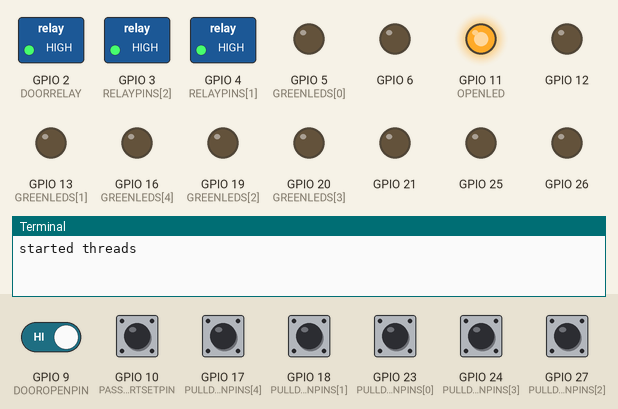
This program was run on a simulated Raspberry Pi (BCM pin numbers). Shown: switched loads named in the program (green lamp = pin HIGH), output pins drawn as LEDs (lit = HIGH), the last lines printed to the terminal. Dashed ring = blinking. The test bench sets the inputs (shaded band); at power-on: GPIO 9 (DOOROPENPIN), GPIO 10 (PASSWORTSETPIN), GPIO 17 (PULLDOWNPINS[4]), GPIO 18 (PULLDOWNPINS[1]), GPIO 23 (PULLDOWNPINS[0]), GPIO 24 (PULLDOWNPINS[3]), GPIO 27 (PULLDOWNPINS[2]) HIGH. Random numbers come from a fixed seed; threads take turns every 2 ms; the clock reads 2024-03-15 10:24:30 at power-on unless the program sets it.

Above: at 1.2 s.
1.3 s: GPIO 10 (PASSWORTSETPIN) pulled LOW for 0.15 s
At 1.8 s:
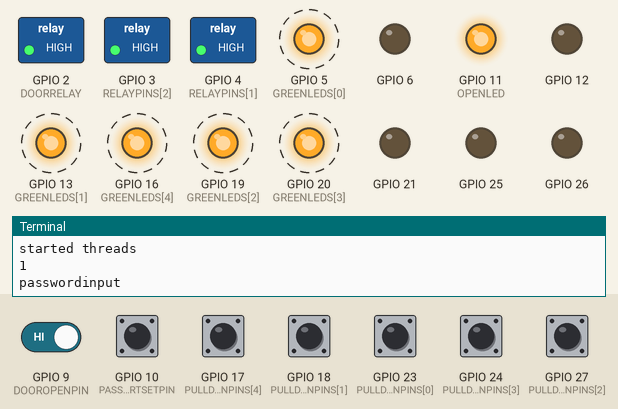
4.4 s: GPIO 17 (PULLDOWNPINS[4]) pulled LOW for 0.15 s
At 4.66 s:
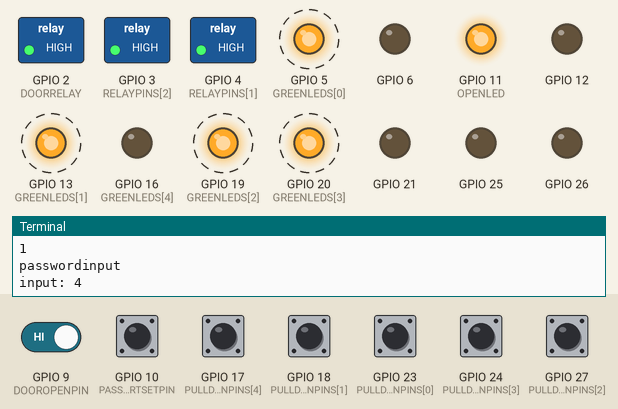
7.4 s: GPIO 18 (PULLDOWNPINS[1]) pulled LOW for 0.15 s
At 7.86 s:
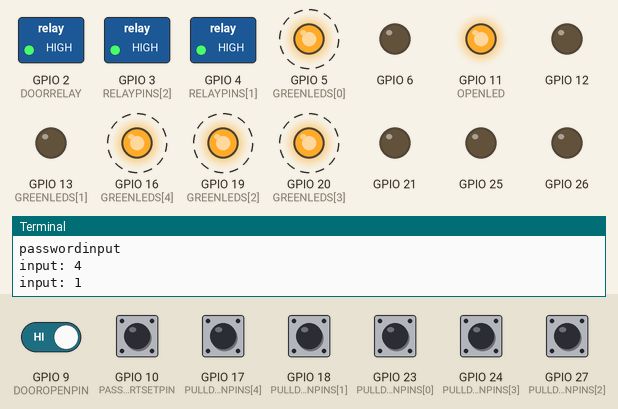
10.4 s: GPIO 23 (PULLDOWNPINS[0]) pulled LOW for 0.15 s
At 11.06 s:
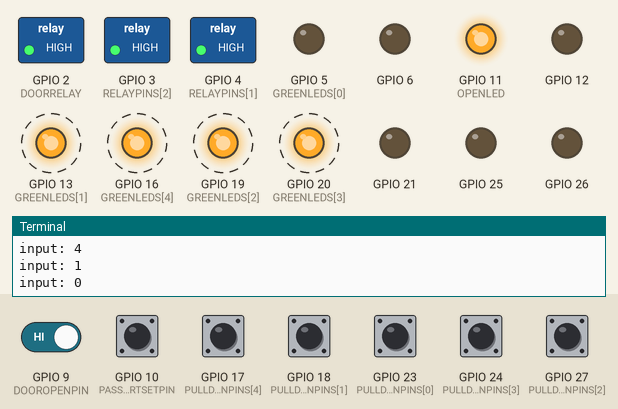
13.4 s: GPIO 24 (PULLDOWNPINS[3]) pulled LOW for 0.15 s
16.4 s: GPIO 27 (PULLDOWNPINS[2]) pulled LOW for 0.15 s
Timing chart, 0 to 29.1 s (numbered marks = the images above; inputs shaded):
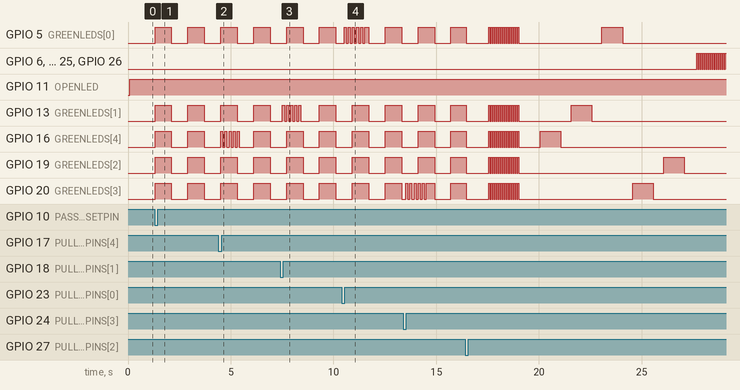

Measured:
- after the input at 1.3 s, GPIO 5 (GREENLEDS[0]), GPIO 13 (GREENLEDS[1]), GPIO 16 (GREENLEDS[4]), GPIO 19 (GREENLEDS[2]), GPIO 20 (GREENLEDS[3]): alternates HIGH for 0.80 s and LOW for 0.80 s, starting at once
- after the input at 16.4 s, GPIO 6, GPIO 12, GPIO 21, GPIO 25, GPIO 26: alternates HIGH for 0.05 s and LOW for 0.05 s, starting after 11.3 s

The program:

buttons.py
```python
import RPi.GPIO as GPIO
import time
from threading import Thread
from threading import Event
import os
from random import randint
import datetime as dt


#REDLEDS = [21,26,19,6]
#GREENLEDS = [20,16,13,5]
#GREENLEDS = [26,13,6,20,12]
#REDLEDS = [16,19,5,21,25]

GREENLEDS = [5,13,19,20,16]
REDLEDS = [6,21,25,12,26]

PASSWORTSETPIN = 10
DOOROPENPIN = 9
OPENLED = 11

MORNINGHOUR = 7
EVENINGHOUR = 22

NOPASSSOUNDS = 8
PASSSOUNDS = 1
OPENSOUNDS = 5

RESETTIME = 60

OPENLEDLIGHTTIME = 300


PULLDOWNPINS = [23,18,27,24,17]
#oldState = [False,False,False,False,False]

RELAYPINS = [2,4,3,22]
DOORRELAY = 2

lastCode = []
correctCode = [0,1,2,3,4]

newPassword = []

currentInput = -1
lastCurrentInput = 0

lastInputTime = 0

blinkStopEvent = None
pushAction = None

tries = 0

playing = False

open = False

stopped = False

def init():
	GPIO.setmode(GPIO.BCM)
	for relay in RELAYPINS:
		GPIO.setup(relay, GPIO.OUT)
		GPIO.output(relay, GPIO.HIGH)
	for button in PULLDOWNPINS:
        	GPIO.setup(button, GPIO.IN, GPIO.PUD_UP)
	GPIO.setup(PASSWORTSETPIN, GPIO.IN, GPIO.PUD_UP)
	GPIO.setup(DOOROPENPIN, GPIO.IN, GPIO.PUD_UP)
	for led in REDLEDS+GREENLEDS+[OPENLED]:
        	GPIO.setup(led, GPIO.OUT)
		GPIO.output(led, GPIO.LOW)

def blinkTrough(leds):
    for led in leds:
        GPIO.output(led, GPIO.HIGH)
        time.sleep(0.5)
        GPIO.output(led, GPIO.LOW)

def setHigh(pins):
	for pin in pins:
		GPIO.output(pin, GPIO.HIGH)

def setLow(pins):
	for pin in pins:
		GPIO.output(pin, GPIO.LOW)

def lightFire(leds):
    time.sleep(0.1)
    for x in range(0,15):
        for led in leds:
            GPIO.output(led, GPIO.HIGH)
        time.sleep(0.05)
        for led in leds:
            GPIO.output(led, GPIO.LOW)
        time.sleep(0.05)

def slowLightFire(leds):
    #for x in range(0,2):
        for led in leds:
            GPIO.output(led, GPIO.HIGH)
        time.sleep(5)
        for led in leds:
            GPIO.output(led, GPIO.LOW)
        #time.sleep(1)

def lightRun(leds):
    for led in leds:
        GPIO.output(led, GPIO.HIGH)
        time.sleep(0.1)

def successRelay():
	global open
	GPIO.output(DOORRELAY, GPIO.LOW)
	print("OPEN THE DOOR!")
	open = True
	time.sleep(5)
	GPIO.output(DOORRELAY, GPIO.HIGH)
	open = False
	print("CLOSING AGAIN!")

def relayDemo():
	for relay in RELAYPINS:
		time.sleep(1)
		GPIO.output(relay, GPIO.HIGH)
	blinkTrough(RELAYPINS)
	lightFire(RELAYPINS)
	for relay in RELAYPINS:
		time.sleep(1)
		GPIO.output(relay, GPIO.HIGH)

def buttonThread():
	global oldState, lastCode
	oldState = [False,False,False,False,False,False,False]
	while not stopped:
		i = 0
		for button in PULLDOWNPINS+[PASSWORTSETPIN]+[DOOROPENPIN]:
			button_state = GPIO.input(button)
			if button_state == GPIO.HIGH:
				oldState[i] = False
				time.sleep(0.01)
			else:
				if oldState[i] == False:
					pushAction(i)
					#break
				oldState[i] = True
				time.sleep(0.2)
			i=i+1
		setOpenLed()
		setReset()


def normalPush(input):
	#append input to lastCode and test code
	global tries
	tries = tries + 1
	print tries


	global lastCode, lastInputTime
	GPIO.output(OPENLED, GPIO.HIGH)
	lastInputTime = time.time()
	if input == 5:
		startPasswordInput()
		print "passwordinput"
	elif input == 6:
		actOpen()
	else:
		if not open:
			lastCode=lastCode[-4:]+[input]
			#if not lastCode[-5:]==correctCode:
				#Thread(target=inputActivationThread, args=(REDLEDS[input],)).start()
			print(lastCode)
		if lastCode[-5:]==correctCode and not open:
			actSuccess()
			lastCode = []
			tries = 0
		if tries == 5 and not lastCode[-5:]==correctCode:
			playsound("nopass"+str(randint(1,NOPASSSOUNDS)))
			tries = 0

def actSuccess():
	Thread(target=successRelay).start()
	Thread(target=ledSucces).start()
	playsound("pass"+str(randint(1,PASSSOUNDS)))

def actOpen():
	global tries
	tries = 0
	Thread(target=successRelay).start()
	Thread(target=ledSucces).start()
	playsound("open"+str(randint(1,OPENSOUNDS)))


def inputActivationThread(led):
    for i in range(0,5):
        GPIO.output(led, GPIO.HIGH)
        time.sleep(0.1)
	GPIO.output(led, GPIO.LOW)
        time.sleep(0.1)

def passwordDemo():
	global open
	open = True
	time.sleep(1)
	lightFire(GREENLEDS)
	time.sleep(1)
	for inp in correctCode:
		GPIO.output(GREENLEDS[inp], GPIO.HIGH)
        	time.sleep(1)
		GPIO.output(GREENLEDS[inp], GPIO.LOW)
        	time.sleep(0.5)
	open = False
	lightFire(REDLEDS)

def ledDemo():
	time.sleep(0.1)
	#sample program
	#print("red")
	blinkTrough(REDLEDS)
	lightRun(REDLEDS)
	lightFire(REDLEDS)
	#print("green")
	blinkTrough(GREENLEDS)
	lightRun(GREENLEDS)
       	lightFire(GREENLEDS)

def ledSucces():
	slowLightFire(REDLEDS)

def passwordBlinking(stopEvent):
	setLow(GREENLEDS)
	while not stopEvent.is_set():
		setHigh(GREENLEDS)
		#fastblinking
		for i in range(1,5):
			inp = currentInput#-> has to be thread safe
			if not inp == -1:
				setHigh([GREENLEDS[inp]])
			else:
				setHigh(GREENLEDS)
			stopEvent.wait(0.1)
			if not inp == -1:
				setLow([GREENLEDS[inp]])
			stopEvent.wait(0.1)
			if stopEvent.is_set():
				break
		setLow(GREENLEDS)
		#fastblinking
		for i in range(1,5):
			inp = currentInput
			if not inp == -1:
				setHigh([GREENLEDS[inp]])
			stopEvent.wait(0.1)
			if not inp == -1:
				setLow([GREENLEDS[inp]])
			else:
				setLow(GREENLEDS)
			stopEvent.wait(0.1)
			if stopEvent.is_set():
				break

def passwordInputPush(input):
	global newPassword, currentInput, lastCurrentInput, lastInputTime
	lastInputTime = time.time()
	if input < 5:
		print "input: "+str(input)
		newPassword = newPassword + [input]
		currentInput = input
		lastCurrentInput = time.time()
		Thread(target=deactivateCurrentInputAsync).start()
		if len(newPassword)==5:
			#set new password
			setPassword(newPassword)
			endPasswordInput()

def deactivateCurrentInputAsync():
	global currentInput
	time.sleep(1)
	if time.time()-lastCurrentInput >= 1:
		currentInput = -1

def startPasswordInput():
	global blinkStopEvent, pushAction, newPassword
	blinkStopEvent = Event()
	newPassword = []
	pushAction = passwordInputPush
	bt = Thread(target=passwordBlinking, args = (blinkStopEvent,))
	currentInput = -1
	bt.start()

def playsound(sound):
	Hour = dt.datetime.today().hour
	if Hour >=MORNINGHOUR and Hour<EVENINGHOUR:
		t = Thread(target=playsoundthread, args = (sound,))
		t.start()

def playsoundthread(sound):
	global playing
	while(playing):
		time.sleep(0.1)
	playing = True
	#os.system('mpg321 -g 200 '+sound+'.mp3')
	os.system('mplayer '+sound+'.mp3')
	playing = False

def endPasswordInput():
	global pushAction
	blinkStopEvent.set()
	pushAction = normalPush

def setPassword(password):
	global correctCode
	correctCode = password
	#with open('passw.txt', 'w') as file:
	#	for inp in correctCode:
	#		file.write(str(inp)+"\n")

	print("new password: "+str(correctCode))
	Thread(target=passwordDemo).start()

def loadPassword():
	global correctCode
	correctCode = [0,1,2,3,4]
	#WTF why does this not work?
	#for line in open("passw.txt"):
		#correctCode = correctCode+[int(line)]
	#print "code: "+ str(correctCode)

def setOpenLed():
	if time.time()-lastInputTime >= OPENLEDLIGHTTIME:
		GPIO.output(OPENLED, GPIO.LOW)
	else:
		GPIO.output(OPENLED, GPIO.HIGH)

def setReset():
	global lastCode, tries
	if tries > 0 and time.time()-lastInputTime >= RESETTIME:
		print "Reset after timeout..."
		lastCode = []
		tries = 0

def run():
	global pushAction, lastInputTime
	init()
	#start reading thread
	global t1, t2, t3, stopped
	stopped = 0
	pushAction = normalPush
	t1 = Thread(target=buttonThread)
	t1.start()
	print('started threads')
	lastInputTime = time.time()
	#while True:
	#	x = raw_input('Command? ')
	#	if x == "set password":
	#startPasswordInput()
	loadPassword()


def stop():
	global stopped
	stopped = 1
	t1.join()
	#t2.join()
	#t3.join()
	print('stopped threads')
	GPIO.cleanup()


try:
    run()
    while True:
        time.sleep(0.5)
except KeyboardInterrupt:
    stop()
```
